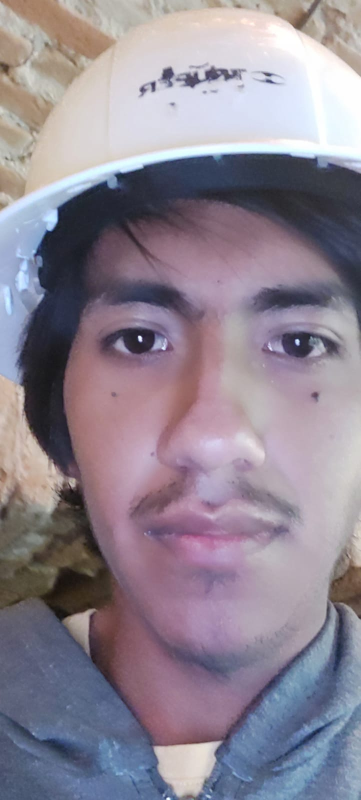
#> input picture Unidad 5 tareas/Foto1.jpg, 721 x 1600 px (shown at 1/2 size)
$ jupyter execute --allow-errors ActividadLab13.ipynb   (older library calls are emulated)
#> lines starting #> are read from the running program, lines starting #| are printed output that depends on the picture; after the words box and inside, x2 and y2 are one past the last pixel; in counts of white or black regions, pixels touching at a corner belong together
#> further down, img_original is the input picture: shape (1600, 721, 3); mean B, G, R 146.3, 133.3, 142.8
Ejer1 centroides

[cell 1]
import cv2
import numpy as np
import matplotlib.pyplot as plt

def convertir_pixeles_a_cm(area_px, perimetro_px, pixeles_por_cm):
    area_cm2 = area_px / (pixeles_por_cm ** 2)
    perimetro_cm = perimetro_px / pixeles_por_cm
    return area_cm2, perimetro_cm

img_original = cv2.imread('colores.jpg')
#> (the rest of this cell did not finish here and is left out)

Ejercicio 2

[cell 2]
import cv2
import numpy as np
import matplotlib.pyplot as plt
#funciones
def umbralizacion(imagen):
    ventana = 15
    f = 2
    imagen_umbral = cv2.adaptiveThreshold(imagen,255,cv2.ADAPTIVE_THRESH_MEAN_C, cv2.THRESH_BINARY, ventana, f)
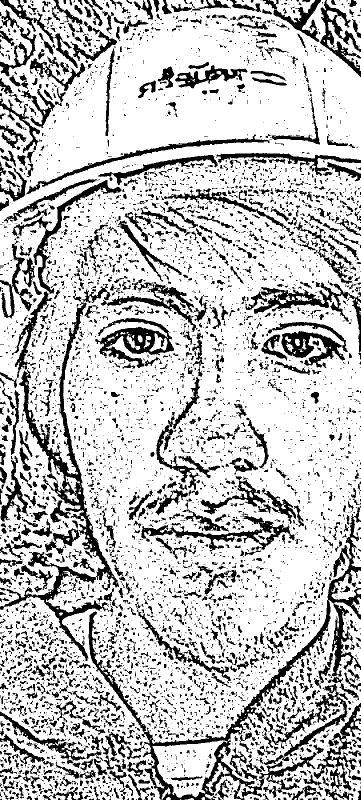
#> imagen_umbral: shape (1600, 721) (shown at 1/2 size); 76.3% white; 6108 black regions (4593 under 20 px), largest, box (x1, y1, x2, y2) and area: (177, 1012, 721, 1600) 21959, (38, 568, 238, 1176) 12097, (190, 636, 348, 736) 5791
    return imagen_umbral

def kernelPropio(imagen):
    kernel5x5 = np.ones((5,5),np.float32)/25
    suavizado = cv2.filter2D(imagen,-1,kernel5x5)
    return suavizado

def kernelPredef(imagen, tamKernel):
#> called with tamKernel = 5
    kernel = np.ones((1,tamKernel),np.float32)/tamKernel
    imgfin = cv2.filter2D(imagen,-1,kernel)
    return imgfin


def niebla(imagen):
    if len(imagen.shape) == 2:
        imagen = cv2.cvtColor(imagen, cv2.COLOR_GRAY2BGR)
    _, mascara = cv2.threshold(cv2.cvtColor(imagen, cv2.COLOR_BGR2GRAY), 100, 255, cv2.THRESH_BINARY)
#> mascara: shape (1600, 721); 73.7% white; 233 black regions (171 under 20 px), largest, box (x1, y1, x2, y2) and area: (0, 308, 721, 1600) 264614, (552, 1130, 721, 1488) 11849, (508, 572, 670, 622) 5156
    mascara = cv2.bitwise_not(mascara)
    mascara = cv2.GaussianBlur(mascara, (21, 21), 0)
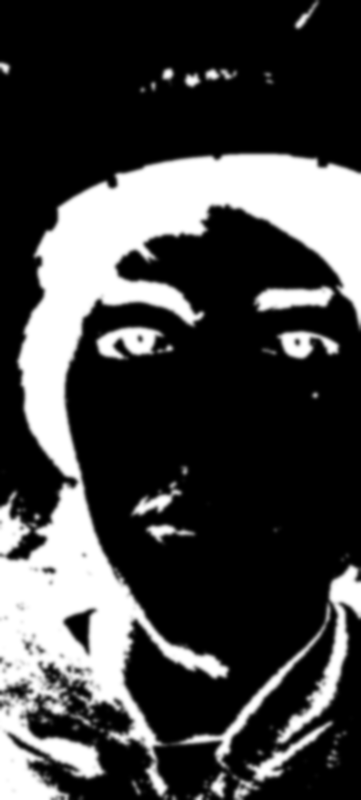
#> mascara: shape (1600, 721) (shown at 1/2 size); min 0, max 255, mean 67.2
    fondo = cv2.GaussianBlur(imagen, (51, 51), 0)
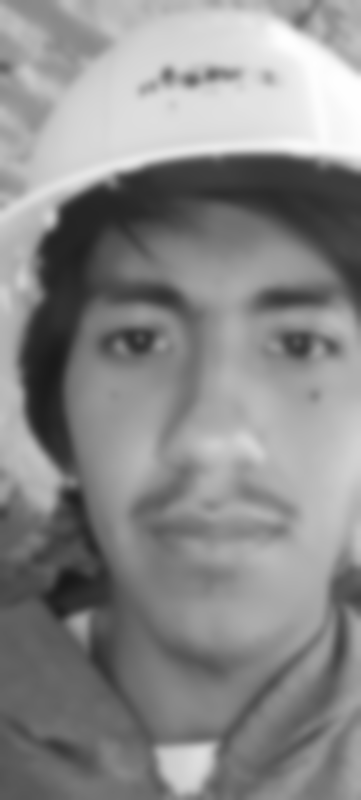
#> fondo: shape (1600, 721, 3) (shown at 1/2 size); min 24, max 254, mean 137.6
    res = np.where(mascara[:, :, None] > 0, imagen, fondo)
    return res

def sobel_mejorado(img,tam_kernel=3,umbral=30):
#> called with tam_kernel = 3, umbral = 30
    img_gray = cv2.cvtColor(img, cv2.COLOR_BGR2GRAY)
    suabizado = cv2.GaussianBlur(img_gray,(3,3),0)

    sobelx = cv2.Sobel(suabizado, cv2.CV_64F,1,0,ksize=tam_kernel)
    sobely = cv2.Sobel(suabizado, cv2.CV_64F,0,1,ksize=tam_kernel)
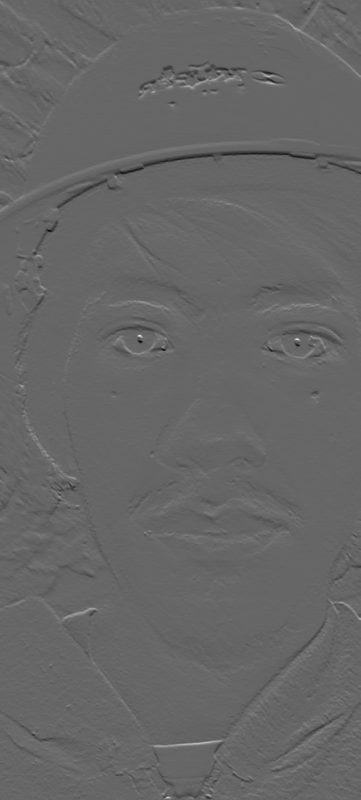
#> sobely: shape (1600, 721) float64 (shown at 1/2 size); min -346, max 513, mean -0.2; drawn with min black and max white

    magnitud = np.sqrt(sobelx**2+sobely**2)

    magnitud = cv2.normalize(magnitud,None,0,255,cv2.NORM_MINMAX,cv2.CV_8U)

    _,bordes = cv2.threshold(magnitud,umbral,255,cv2.THRESH_BINARY + cv2.THRESH_OTSU)
#> bordes: shape (1600, 721); 4.7% white; 774 white regions (535 under 20 px), largest, box (x1, y1, x2, y2) and area: (42, 301, 721, 644) 8385, (28, 634, 158, 1037) 4193, (349, 129, 495, 179) 2782
    kerner_morfologico = np.ones((2,2),np.uint8)
    bordes = cv2.morphologyEx(bordes,cv2.MORPH_CLOSE, kerner_morfologico)
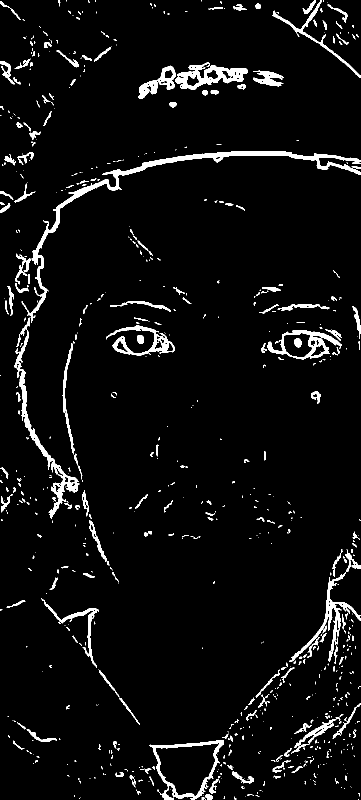
#> bordes: shape (1600, 721) (shown at 1/2 size); 4.8% white; 723 white regions (500 under 20 px), largest, box (x1, y1, x2, y2) and area: (43, 302, 721, 645) 8464, (29, 635, 159, 1038) 4345, (350, 125, 496, 180) 3194

    return bordes

def recorte(img):
    recorte = img[600:721,650:980]
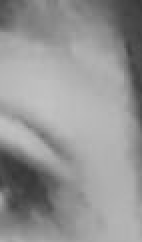
#> recorte: shape (121, 71) (shown 2 times larger); min 55, max 195, mean 148.8
    canny = cv2.Canny(recorte,100,200)
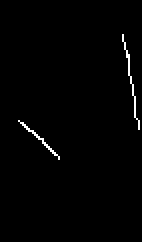
#> canny: shape (121, 71) (shown 2 times larger); 1% white in thin lines or dots, all inside (x1, y1, x2, y2) = (9, 17, 70, 80)
    return canny

def medir_objetos(imagen):
    img2 = imagen.copy()
    gray = cv2.cvtColor(img2, cv2.COLOR_BGR2GRAY)
    _, bin = cv2.threshold(gray, 200, 255, cv2.THRESH_BINARY_INV)
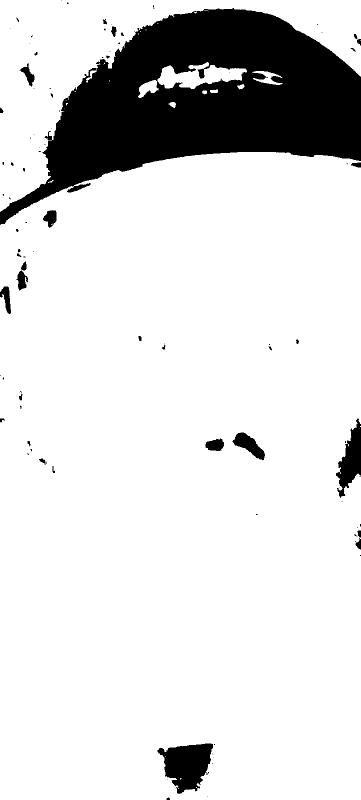
#> bin: shape (1600, 721) (shown at 1/2 size); 85.6% white; 95 black regions (56 under 20 px)
    contornos, _ = cv2.findContours(bin, cv2.RETR_EXTERNAL, cv2.CHAIN_APPROX_SIMPLE)
#> contornos = 28 contours, 19 with area under 20; largest, box (x1, y1, x2, y2) and area: (0, 304, 721, 1600) 902820, (0, 0, 721, 424) 86419, (315, 124, 494, 178) 5079, (276, 160, 317, 196) 747, (504, 142, 566, 170) 595

    for cont in contornos:
        area = cv2.contourArea(cont)
        perimetro = cv2.arcLength(cont, True)

        momento = cv2.moments(cont)
        if momento['m00'] != 0:
            cx = int(momento['m10'] / momento['m00'])
            cy = int(momento['m01'] / momento['m00'])
        else:
            cx, cy = 0, 0

        cv2.drawContours(img2, [cont], -1, (0, 255, 255), 2)
        cv2.circle(img2, (cx, cy), 5, (0, 0, 255), -1)

        cv2.putText(img2, f"A:{int(area)} P:{int(perimetro)}", (cx + 10, cy), cv2.FONT_HERSHEY_SIMPLEX, 0.4, (0, 0, 0), 1)
#> this loop made 28 passes
#> (area, perimetro, cx, cy) on passes 5, 8, 11, 12, 13, 15, 17, 19, 28: (902820, 4457.7, 364, 968), (96.5, 41.21, 345, 208), (48, 27.31, 408, 183), (75, 39.66, 427, 182), (81, 38.63, 481, 173), (747, 141.5, 295, 175), (595, 262.5, 534, 155), (5079, 559.1, 397, 151), (86419, 2712.5, 215, 121)
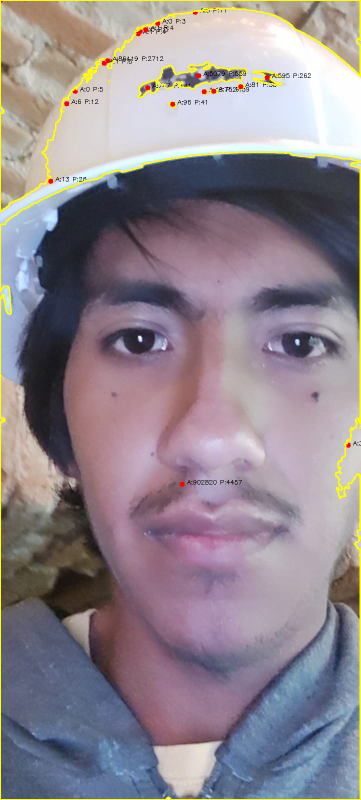
#> img2: shape (1600, 721, 3) (shown at 1/2 size); 2.11% of pixels changed, all inside (x1, y1, x2, y2) = (0, 0, 721, 1600)

    return img2

def objeto_seleccionado(imagen):
    img_copy = imagen.copy()
    gray = cv2.cvtColor(img_copy, cv2.COLOR_BGR2GRAY)
    _, bin = cv2.threshold(gray, 200, 255, cv2.THRESH_BINARY_INV)
    contornos, _ = cv2.findContours(bin, cv2.RETR_EXTERNAL, cv2.CHAIN_APPROX_SIMPLE)
    if contornos:
        objeto = max(contornos, key=cv2.contourArea)
#> objeto = contour of 616 points, box (x1, y1, x2, y2) (0, 304, 721, 1600), area 902820
        x, y, w, h = cv2.boundingRect(objeto)
#> x = 0; y = 304; w = 721; h = 1296
        cv2.rectangle(img_copy, (x, y), (x + w, y + h), (255, 0, 255), 3)
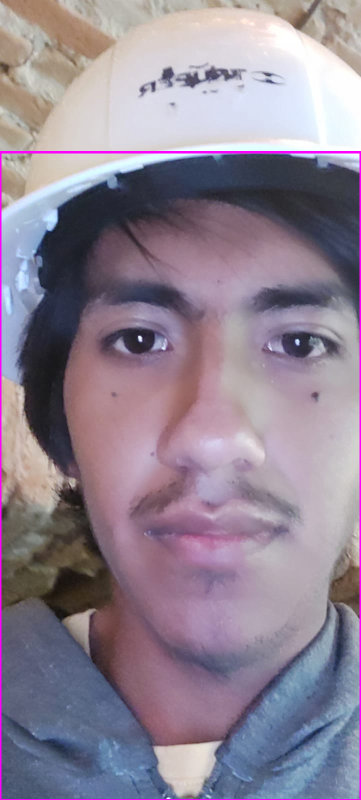
#> img_copy: shape (1600, 721, 3) (shown at 1/2 size); 1% of pixels changed, all inside (x1, y1, x2, y2) = (0, 302, 721, 1600)
    return img_copy

[cell 3]
import cv2
import numpy as np
import matplotlib.pyplot as plt

img_original = cv2.imread('Foto1.jpg')
imgGray = cv2.cvtColor(img_original,cv2.COLOR_BGR2GRAY)
imgRGB = cv2.cvtColor(img_original,cv2.COLOR_BGR2RGB)

imgUmbra = umbralizacion(imgGray)
imgKernelPro = kernelPropio(imgGray)
imgKernelPre = kernelPredef(imgGray,5)
imgNiebla = niebla(imgGray)
imgBordes = sobel_mejorado(imgRGB)
imgRecor = recorte(imgGray)
imgMedidas = medir_objetos(img_original)
ObjetoSelec = objeto_seleccionado(img_original)

plt.figure(figsize=(12, 10))

plt.subplot(3, 4, 1)
plt.imshow(imgUmbra, cmap='gray')
plt.title('Umbralizada')
plt.axis('off')

plt.subplot(3, 4, 2)
plt.imshow(imgKernelPro, cmap='gray')
plt.title('Kernel Propio')
plt.axis('off')

plt.subplot(3, 4, 3)
plt.imshow(imgKernelPre, cmap='gray')
plt.title('Kernel Predifinido')
plt.axis('off')

plt.subplot(3, 4, 4)
plt.imshow(imgNiebla, cmap='gray')
plt.title('Niebla')
plt.axis('off')

plt.subplot(3, 4, 5)
plt.imshow(imgBordes, cmap='gray')
plt.title('Deteccion Bordes')
plt.axis('off')

plt.subplot(3, 4, 6)
plt.imshow(imgRecor, cmap='gray')
plt.title('Seleccion')
plt.axis('off')

plt.subplot(3, 4, 7)
plt.imshow(imgMedidas, cmap='gray')
plt.title('Area perimetro')
plt.axis('off')

plt.subplot(3, 4, 8)
plt.imshow(ObjetoSelec, cmap='gray')
plt.title('Objeto seleccionado')
plt.axis('off')

plt.tight_layout()
plt.show()
#> figure, not shown here; B, G, R data is drawn as R, G, B
